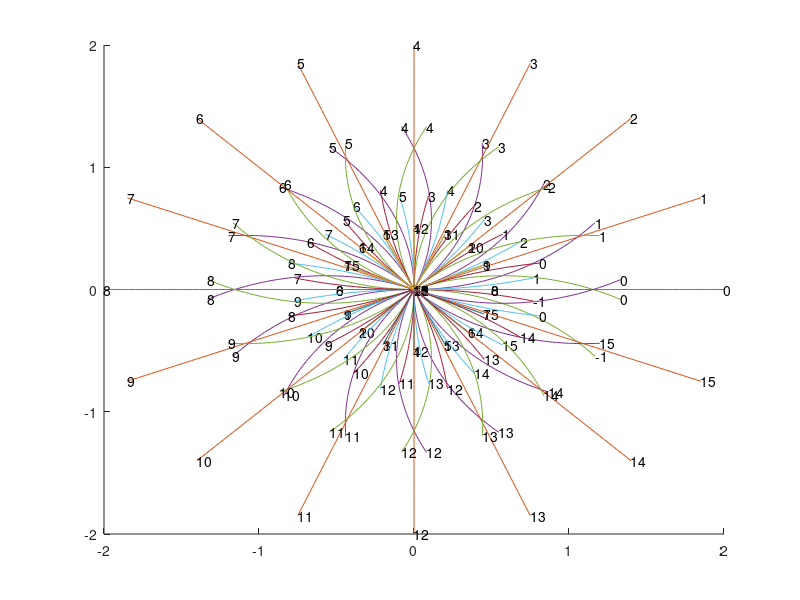

Write MATLAB code to recreate this figure.
%
%
%
%generates motion primitives and saves them into file
%
%
%
%

%defines

    resolution = 0.05; % resolucao
    numberofangles = 16; % número de angulos
    numberofprimsperangle = 7; % numero de primitivas por angulo
    max = 0.5236;
%multipliers (mcostmult*cost)
    L =1.7;
     forwardcostmult = 1;
     backwardcostmult = 2;
     forwardandturncostmult = 3;
     %sidestepcostmult = 2;
     %turninplacecostmult = 20;
     %forwarddiagcostmult = 1; 

   

%$$$$$$$$$$$$$$$$$$$$$$$$$$    0 degreees   $$$$$$$$$$$$$$$$$$$$$$$$$$$$$$$

    basemprimendpts0_c = zeros(numberofprimsperangle, 5); %(x,y,theta,curvature,costmult)
%0 theta change
    basemprimendpts0_c(1,:)  =  [  10   0   0   forwardcostmult  0];
    basemprimendpts0_c(2,:)  =  [  40   0   0   forwardcostmult  0];
    basemprimendpts0_c(3,:)  =  [ -10   0   0   backwardcostmult 0];    
%1/16 theta change
    basemprimendpts0_c(4,:)  =  [ 28  5    1   forwardandturncostmult  max];
    basemprimendpts0_c(5,:)  =  [ 28 -5   -1   forwardandturncostmult -max ];
%turn in placeturninplacecostmult
    basemprimendpts0_c(6,:)  =  [ 24  3  1   forwardandturncostmult   max/2];
    basemprimendpts0_c(7,:)  =  [ 24 -3  -1   forwardandturncostmult  -max/2];
%sideways maintaining the same heading
   % basemprimendpts0_c(8,:)  =  [  12 -2  -1   forwardandturncostmult  -max];
    %basemprimendpts0_c(9,:)  =  [  12 -2  -1   forwardandturncostmult  -max];
%1/16 theta change going backward
    %basemprimendpts0_c(6,:)  =  [-24  -4   1   backwardcostmult];
    %basemprimendpts0_c(7,:)  =  [-24   4  -1   backwardcostmult];
%forward diagonal
    %basemprimendpts0_c(12,:) =  [  8   1   0   forwarddiagcostmult];
    %basemprimendpts0_c(13,:) =  [  8  -1   0   forwarddiagcostmult];
    
    
%  %$$$$$$$$$$$$$$$$$$$$$$$$$    26.6 degreees   $$$$$$$$$$$$$$$$$$$$$$$$$$$$
% 
%     basemprimendpts26p6_c = zeros(numberofprimsperangle, 5);
%     %angles are positive counterclockwise
%     %0 theta change
%     basemprimendpts26p6_c(1,:)  =  [  2   1   0   forwardcostmult 0];
%     basemprimendpts26p6_c(2,:)  =  [  6   3   0   forwardcostmult 0];
%     basemprimendpts26p6_c(3,:)  =  [ -2   -1   0   backwardcostmult 0];    
% %1/16 theta change
%     basemprimendpts26p6_c(4,:)  =  [ 23   14   1   forwardandturncostmult  max];
%     basemprimendpts26p6_c(5,:)  =  [ 26   8   -1   forwardandturncostmult -max];
% %turn in place
%     basemprimendpts26p6_c(6,:)  =  [  20   16   2   forwardandturncostmult max/2];
%     basemprimendpts26p6_c(7,:)  =  [  26   4  -2   forwardandturncostmult  -max/2];
% %sideways maintaining the same heading
%     %basemprimendpts26p6_c(8,:)  =  [  0   1   0   sidestepcostmult];
%     %basemprimendpts26p6_c(9,:)  =  [  0  -1   0   sidestepcostmult];
% %1/16 theta change going backward
%     %basemprimendpts26p6_c(6,:)  =  [-24  -4   1   backwardcostmult];
%     %basemprimendpts26p6_c(7,:)  =  [-24   4  -1   backwardcostmult];
% %forward diagonal
%     %basemprimendpts26p6_c(12,:) =  [  8   1   0   forwarddiagcostmult];
%     %basemprimendpts26p6_c(13,:) =  [  8  -1   0   forwarddiagcostmult];    
%     
%     
% %$$$$$$$$$$$$$$$$$$$$$$$$$$$    45 degreees   $$$$$$$$$$$$$$$$$$$$$$$$$$$$$
%     basemprimendpts45_c = zeros(numberofprimsperangle, 5); % (x,y,theta,curvature,costmult) 
% %0 theta change
%     basemprimendpts45_c(1,:)  =  [  1   1   0   forwardcostmult 0 ];
%     basemprimendpts45_c(2,:)  =  [  6   6   0   forwardcostmult 0];
%     basemprimendpts45_c(3,:)  =  [ -1  -1   0   backwardcostmult 0];    
% %1/16 theta change
%     basemprimendpts45_c(4,:)  =  [ 28   18   -2  forwardandturncostmult -max];
%     basemprimendpts45_c(5,:)  =  [ 18  28    2   forwardandturncostmult max];
% %turn in place
%     basemprimendpts45_c(6,:)  =  [  16   18   1   forwardandturncostmult max/2];
%     basemprimendpts45_c(7,:)  =  [  18   16  -1   forwardandturncostmult -max/2];
% %sideways maintaining the same heading
%     %basemprimendpts0_c(8,:)  =  [  0   1   0   sidestepcostmult];
%     %basemprimendpts0_c(9,:)  =  [  0  -1   0   sidestepcostmult];
% %1/16 theta change going backward
%     %basemprimendpts0_c(6,:)  =  [-24  -4   1   backwardcostmult];
%     %basemprimendpts0_c(7,:)  =  [-24   4  -1   backwardcostmult];
% %forward diagonal
%     %basemprimendpts0_c(12,:) =  [  8   1   0   forwarddiagcostmult];
%     %basemprimendpts0_c(13,:) =  [  8  -1   0   forwarddiagcostmult];
% 
%     
%     %$$$$$$$$$$$$$$$$$$$$$$$$$    67.5 degreees   $$$$$$$$$$$$$$$$$$$$$$$$$$$$
% 
%     basemprimendpts67p5_c = zeros(numberofprimsperangle, 5);
%     %angles are positive counterclockwise
%     %0 theta change
%     basemprimendpts67p5_c(1,:)  =  [  1   2   0   forwardcostmult 0];
%     basemprimendpts67p5_c(2,:)  =  [  3   6   0   forwardcostmult 0];
%     basemprimendpts67p5_c(3,:)  =  [ -1   -2   0   backwardcostmult 0];    
% %1/16 theta change
%     basemprimendpts67p5_c(4,:)  =  [ 14   23   -1   forwardandturncostmult  -max];
%     basemprimendpts67p5_c(5,:)  =  [ 8   26    1   forwardandturncostmult max];
% %turn in place
%     basemprimendpts67p5_c(6,:)  =  [  16   20  -2   forwardandturncostmult -max/2];
%     basemprimendpts67p5_c(7,:)  =  [  4   26   2   forwardandturncostmult  max/2];
% %sideways maintaining the same heading
%     %basemprimendpts26p6_c(8,:)  =  [  0   1   0   sidestepcostmult];
%     %basemprimendpts26p6_c(9,:)  =  [  0  -1   0   sidestepcostmult];
% %1/16 theta change going backward
%     %basemprimendpts26p6_c(6,:)  =  [-24  -4   1   backwardcostmult];
%     %basemprimendpts26p6_c(7,:)  =  [-24   4  -1   backwardcostmult];
% %forward diagonal
%     %basemprimendpts26p6_c(12,:) =  [  8   1   0   forwarddiagcostmult];
%     %basemprimendpts26p6_c(13,:) =  [  8  -1   0   forwarddiagcostmult];    
%     
%    
% %$$$$$$$$$$$$$$$$$$$$$$$$$$$$$$$$$$$$$$$$$$$$$$$$$$$$$$$$$$$$$$$$$$$$$$$$$$
      
    
fout = fopen('teste.mprim', 'w');
%write the header
fprintf(fout, 'resolution_m: %f\n', resolution);
fprintf(fout, 'numberofangles: %d\n', numberofangles);
fprintf(fout, 'totalnumberofprimitives: %d\n', numberofprimsperangle*numberofangles);



%iterate over angles
for angleind = 1:numberofangles  % 16 angulos
    % interacoes com os ângulos 
    
    figure(1);
    hold off;

    text(0, 0, int2str(angleind));
    
    %iterate over primitives    
    for primind = 1:numberofprimsperangle
        fprintf(fout, 'primID: %d\n', primind-1);
        fprintf(fout, 'startangle_c: %d\n', angleind-1);

        
        %current angle
        currentangle = (angleind-1)*2*pi/numberofangles;
        currentangle_36000int = round((angleind-1)*36000/numberofangles);
        angle=currentangle;
        
%         %compute which template to use
%         if (rem(currentangle_36000int, 9000) == 0) % resto da divisao inteira
             basemprimendpts_c = basemprimendpts0_c(primind,:);    
%             angle = currentangle;
%             %fprintf(1, '90\n');
%         elseif (rem(currentangle_36000int, 4500) == 0)
%             basemprimendpts_c = basemprimendpts45_c(primind,:);
%             angle = currentangle - 45*pi/180;
%            % fprintf(1, '45\n');
%         elseif (rem(currentangle_36000int-6750, 9000) == 0)
%             basemprimendpts_c    =  basemprimendpts67p5_c(primind, :);
%             %basemprimendpts_c(1) =  basemprimendpts26p6_c(primind, 2); %reverse x and y
%             %basemprimendpts_c(2) =  basemprimendpts26p6_c(primind, 1);
%             %basemprimendpts_c(3) = -basemprimendpts26p6_c(primind, 3); %reverse the angle as well
%             angle = currentangle - 67.5*pi/180;
%            % fprintf(1, '67p5\n');                    
%         elseif (rem(currentangle_36000int-2250, 9000) == 0)
%             basemprimendpts_c = basemprimendpts26p6_c(primind,:);
%             angle = currentangle - 22.5*pi/180;
%            % fprintf(1, '22p5\n');
%         
%         else
%             fprintf(1, 'ERROR: invalid angular resolution. angle = %d\n', currentangle_36000int);
%             return;
%         end;
         
        %now figure out what action will be        
        baseendpose_c = basemprimendpts_c(1:3);
        steer = basemprimendpts_c(5);
        additionalactioncostmult = basemprimendpts_c(4);        
        endx_c = round(baseendpose_c(1)*cos(angle) - baseendpose_c(2)*sin(angle));        
        endy_c = round(baseendpose_c(1)*sin(angle) + baseendpose_c(2)*cos(angle));
        endtheta_c = rem(angleind - 1 + baseendpose_c(3), numberofangles);
        endpose_c = [endx_c endy_c endtheta_c];
        
        fprintf(1, 'rotation angle=%f\n', angle*180/pi);
        if baseendpose_c(2) == 0 && baseendpose_c(3) == 0   
        end;
        
        %generate intermediate poses
        numofsamples = 50;
        intermcells_m = zeros(numofsamples,3);
        
        startpt = [ 0  0  currentangle 0];
        endpt   = [endpose_c(1)*resolution endpose_c(2)*resolution ...
                  rem(angleind - 1 + baseendpose_c(3), numberofangles)*2*pi/numberofangles steer];
              
        intermcells_m = zeros(numofsamples,3);
        
        if ( baseendpose_c(3) == 0) % move forward            
        
            for iind = 1:numofsamples
               
                    intermcells_m(iind,:) = [ startpt(1) + (endpt(1) - startpt(1))*(iind-1)/(numofsamples-1) ...
                                              startpt(2) + (endpt(2) - startpt(2))*(iind-1)/(numofsamples-1) ...
                                              rem(startpt(3) + (endpt(3) - startpt(3))*(iind-1)/(numofsamples-1), 2*pi)];
            end;            
        else  % carlike-based move forward or backward
                 R = [cos(startpt(3)) sin(endpt(3)) - sin(startpt(3));
                     sin(startpt(3)) -(cos(endpt(3)) - cos(startpt(3)))];
                S = pinv(R)*[endpt(1) - startpt(1)  ; endpt(2)- startpt(2) ];
                l = S(1);
                tvoverrv = S(2);
                rv = (baseendpose_c(3)*2*pi/numberofangles);
                tv = tvoverrv*rv;
                         
                if ((l < 0 & tv > 0) | (l > 0 & tv < 0))
                    fprintf(1, 'WARNING: l = %d < 0 -> bad action start/end points\n', l);
                   l = 0;
                end;
               
                for iind = 1:numofsamples     
                     dsteer = steer;
                    dt = (iind-1)/(numofsamples-1);
                           
                    
                        intermcells_m(iind,1) =  startpt(1) + dt*tv*cos(startpt(3) + dt*(tv/L)*tan(steer));
                        intermcells_m(iind,2) =  startpt(2) + dt*tv*sin(startpt(3) + dt*(tv/L)*tan(steer));
                        intermcells_m(iind,3) =  startpt(3) + dt*(tv/L)*tan(steer);
                  
                end; 
                %correct
                errorxy = [endpt(1) - intermcells_m(numofsamples,1) ... 
                           endpt(2) - intermcells_m(numofsamples,2) ...
                           endpt(3) - intermcells_m(numofsamples,3)];
               fprintf(1, 'l=%f errx=%f erry=%f\n errteta=%f\n', l, errorxy(1), errorxy(2) , errorxy(3));
                interpfactor = [0:1/(numofsamples-1):1];
                intermcells_m(:,1) = intermcells_m(:,1); %+ errorxy(1)*interpfactor';
                intermcells_m(:,2) = intermcells_m(:,2); %+ errorxy(2)*interpfactor';
                intermcells_m(:,3) = intermcells_m(:,3); %+ errorxy(3)*interpfactor';
            end;                                        
        
    
        %write out
        fprintf(fout, 'endpose_c: %d %d %d\n', endpose_c(1), endpose_c(2), endpose_c(3));
        fprintf(fout, 'additionalactioncostmult: %d\n', additionalactioncostmult);
        fprintf(fout, 'intermediateposes: %d\n', size(intermcells_m,1));
        for interind = 1:size(intermcells_m, 1)
           fprintf(fout, '%.4f %.4f %.4f\n', intermcells_m(interind,1), intermcells_m(interind,2), intermcells_m(interind,3));
        end;
         %[-1.275, -0.61], [-1.275, 0.61], [1.275, 0.61], [1.7, 0.0], [1.275, -0.61]]
        % Draw car
        %  xa = [ -1.275 -1.275 1.275  1.7  1.275 -1.275];
        %  ya = [ -0.61  0.61 0.61   0.0 -0.61 -0.61];
        %  xb = xa.*( cos(currentangle) - sin(currentangle))
        %  yb = ya.*(sin(currentangle) + cos(currentangle))
         % plot(xa,ya);
        hold on;
        plot(intermcells_m(:,1), intermcells_m(:,2));
       % axis([-3 3 -3 3]);
        text(intermcells_m(numofsamples,1), intermcells_m(numofsamples,2), int2str(endpose_c(3)));
        hold on;
        
    end;
    grid;
    pause;
end;
        
fclose('all');
